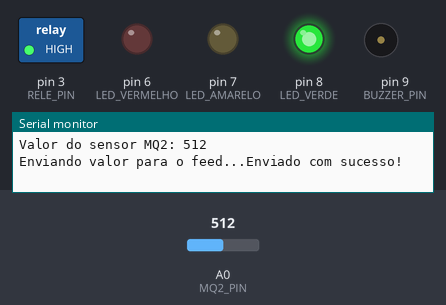
The sketch below on a simulated Arduino Uno, built with avr-gcc and run on an emulated ATmega328P. Parts: switched loads named in the sketch (green lamp = pin HIGH), output pins drawn as LEDs (lit = HIGH), buzzer (waves = sounding), the last lines printed to the serial monitor. The test bench sets the inputs (shaded band); at power-on: A0 (MQ2_PIN) = 512. WiFi joins after 1.5 s; servers stay silent unless stated; no MQTT or app messages arrive unless stated.

Above: at 3.7 s.
3.8 s: A0 (MQ2_PIN) set to 539
7.7 s: A0 (MQ2_PIN) set to 557
At 10.2 s:
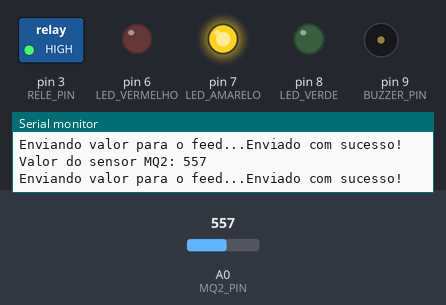
15.7 s: A0 (MQ2_PIN) set to 643
19.8 s: A0 (MQ2_PIN) set to 666
At 23.2 s:
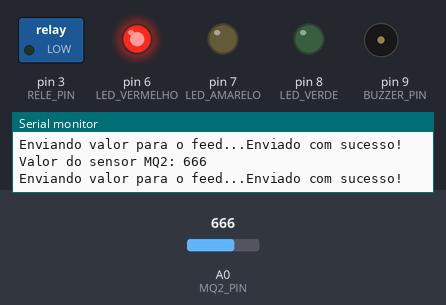
32.1 s: A0 (MQ2_PIN) set to 640
At 33.81 s:
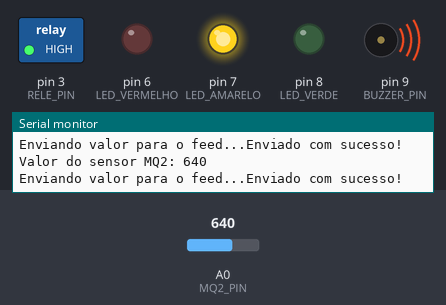
Timing chart, 0 to 41.1 s (numbered marks = the images above; inputs shaded):
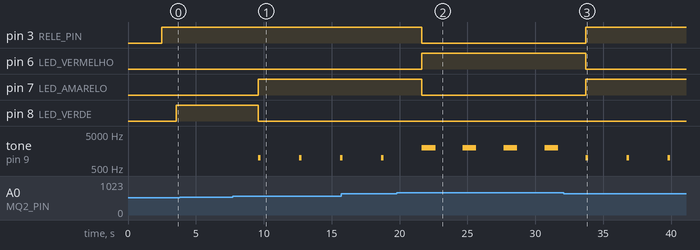

Measured:
- the behaviour switches between 545 and 546 on A0 (MQ2_PIN) (found by bisection; images 0 and 1)
- the behaviour switches between 650 and 651 on A0 (MQ2_PIN) (found by bisection; images 1 and 2)
- after the input at 7.7 s, pin 7 (LED_AMARELO): LOW → HIGH after 1.9 s; pin 8 (LED_VERDE): HIGH → LOW after 1.9 s; tone on pin 9 (BUZZER_PIN): alternates 1000 Hz for 0.20 s and silent for 2.8 s, starting after 1.9 s
- after the input at 19.8 s, pin 3 (RELE_PIN), pin 7 (LED_AMARELO): HIGH → LOW after 1.9 s; pin 6 (LED_VERMELHO): LOW → HIGH after 1.9 s
- after the input at 32.1 s, pin 3 (RELE_PIN), pin 7 (LED_AMARELO): LOW → HIGH after 1.6 s; pin 6 (LED_VERMELHO): HIGH → LOW after 1.6 s

The sketch:

mqtt_sensor_gas_cod.ino
```cpp
#include <SPI.h>
#include <Ethernet.h>
#include "Adafruit_MQTT.h"
#include "Adafruit_MQTT_Client.h"

#define AIO_SERVER      "io.adafruit.com"
#define AIO_SERVERPORT  1883
#define AIO_USERNAME    "User_LeonardoSV"
#define AIO_KEY         "aio_UPPB12V7G5clIGZKzfg2pb79huro"

// Ethernet Configuration
byte mac[] = { 0xDE, 0xAD, 0xBE, 0xEF, 0xFE, 0xED };
//IPAddress ip(192, 168, 1, 171);
EthernetClient client;

// Adafruit MQTT Client
Adafruit_MQTT_Client mqtt(&client, AIO_SERVER, AIO_SERVERPORT, AIO_USERNAME, AIO_KEY);

// Feeds
Adafruit_MQTT_Publish mq2Feed = Adafruit_MQTT_Publish(&mqtt, AIO_USERNAME "/feeds/mq2");
Adafruit_MQTT_Subscribe onoffbutton = Adafruit_MQTT_Subscribe(&mqtt, AIO_USERNAME "/feeds/onoff");

// Sensor MQ2
#define MQ2_PIN A0 // Conecte o sensor MQ2 à entrada analógica A0

// LEDs
#define LED_VERDE 8
#define LED_AMARELO 7
#define LED_VERMELHO 6

// Buzzer
#define BUZZER_PIN 9

// RELE
#define RELE_PIN 3

// Limites do sensor (ajuste conforme necessário)
#define LIMITE_NORMAL 545
#define LIMITE_ALERTA 650


void setup() {
    Serial.begin(115200);
    Serial.println(F("Adafruit MQTT + MQ2 Sensor + LEDs + Buzzer"));

    // Inicializa Ethernet
    Serial.print(F("\nInicializando Ethernet..."));
    Ethernet.begin(mac);
    delay(1000);

    // Inscreve-se no feed de controle
    mqtt.subscribe(&onoffbutton);

    // Configura LEDs e buzzer como saída
    pinMode(LED_VERDE, OUTPUT);
    pinMode(LED_AMARELO, OUTPUT);
    pinMode(LED_VERMELHO, OUTPUT);
    pinMode(BUZZER_PIN, OUTPUT);
    pinMode(RELE_PIN, OUTPUT);

    digitalWrite(RELE_PIN, HIGH);
}

void loop() {
    // Mantém a conexão MQTT ativa
    MQTT_connect();

    // Lê os valores do feed 'onoffbutton'
    Adafruit_MQTT_Subscribe *subscription;
    while ((subscription = mqtt.readSubscription(1000))) {
        if (subscription == &onoffbutton) {
            Serial.print(F("Recebido: "));
            Serial.println((char *)onoffbutton.lastread);
        }
    }

    // Lê o sensor MQ2
    int mq2Value = analogRead(MQ2_PIN);
    Serial.print(F("\nValor do sensor MQ2: "));
    Serial.println(mq2Value);

    // Publica o valor no feed
    Serial.print(F("Enviando valor para o feed..."));
    if (!mq2Feed.publish(String(mq2Value).c_str())) {
        Serial.println(F("Falhou!"));
    } else {
        Serial.println(F("Enviado com sucesso!"));
    }

    // Verifica o estado do sensor e controla LEDs e buzzer
    if (mq2Value <= LIMITE_NORMAL) {
        // Estado normal
        digitalWrite(LED_VERDE, HIGH);
        digitalWrite(LED_AMARELO, LOW);
        digitalWrite(LED_VERMELHO, LOW);
        digitalWrite(RELE_PIN, HIGH);
        //analogWrite(RELE_PIN, LOW);;
        noTone(BUZZER_PIN); // Desliga o buzzer
    } else if (mq2Value <= LIMITE_ALERTA) {
        // Estado de alerta
        digitalWrite(LED_VERDE, LOW);
        digitalWrite(LED_AMARELO, HIGH);
        digitalWrite(LED_VERMELHO, LOW);
        digitalWrite(RELE_PIN, HIGH);
        //analogWrite(RELE_PIN, LOW);
        tone(BUZZER_PIN, 1000, 200); // Tom de alerta (1000 Hz por 500 ms)
    } else {
        // Estado crítico
        digitalWrite(LED_VERDE, LOW);
        digitalWrite(LED_AMARELO, LOW);
        digitalWrite(LED_VERMELHO, HIGH);
        digitalWrite(RELE_PIN, LOW);
        tone(BUZZER_PIN, 2000, 1000); // Tom crítico (2000 Hz por 1 segundo)


    }


    // Ping no servidor MQTT
    if (!mqtt.ping()) {
        mqtt.disconnect();
    }

    delay(2000); // Aguarda 2 segundos antes de ler novamente
}

// Mantém a conexão com o servidor MQTT
void MQTT_connect() {
    int8_t ret;

    if (mqtt.connected()) {
        return;
    }

    Serial.print(F("Conectando ao MQTT... "));
    while ((ret = mqtt.connect()) != 0) {
        Serial.println(mqtt.connectErrorString(ret));
        Serial.println(F("Tentando reconectar em 5 segundos..."));
        mqtt.disconnect();
        delay(5000);
    }
    Serial.println(F("Conectado ao MQTT!"));
}
```
